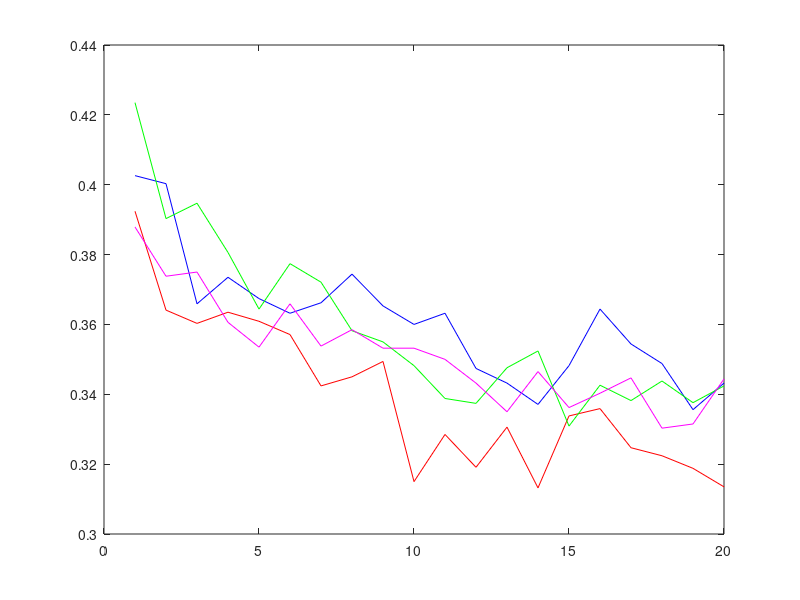

MATLAB code to generate this figure:
one_layer = [0.3924; 0.3641;
    0.3603;
    0.3635;
    0.3609;
    0.3571;
    0.3424;
    0.3450;
    0.3494;
    0.3150;
    0.3285;
    0.3191;
    0.3306;
    0.3132;
    0.3338;
    0.3359;
    0.3247;
    0.3224;
    0.3188;
    0.3135];
two_layer10 = [0.4026;
    0.4003;
    0.3659;
    0.3735;
    0.3674;
    0.3632;
    0.3662;
    0.3744;
    0.3653;
    0.3600;
    0.3632;
    0.3474;
    0.3432;
    0.3371;
    0.3482;
    0.3644;
    0.3544;
    0.3488;
    0.3356;
    0.3432];
two_layer12 = [0.4235;
    0.3903;
    0.3947;
    0.3806;
    0.3644;
    0.3774;
    0.3721;
    0.3582;
    0.3550;
    0.3482;
    0.3388;
    0.3374;
    0.3476;
    0.3524;
    0.3309;
    0.3426;
    0.3382;
    0.3438;
    0.3376;
    0.3424];
two_layer14 = [0.3879;
    0.3738;
    0.3750;
    0.3606;
    0.3535;
    0.3659;
    0.3538;
    0.3585;
    0.3532;
    0.3532;
    0.3500;
    0.3432;
    0.3350;
    0.3465;
    0.3362;
    0.3403;
    0.3447;
    0.3303;
    0.3315;
    0.3444];

hold off
plot(one_layer,'r')
hold on
plot(two_layer10, 'b')
plot(two_layer12,'g')
plot(two_layer14,'m')